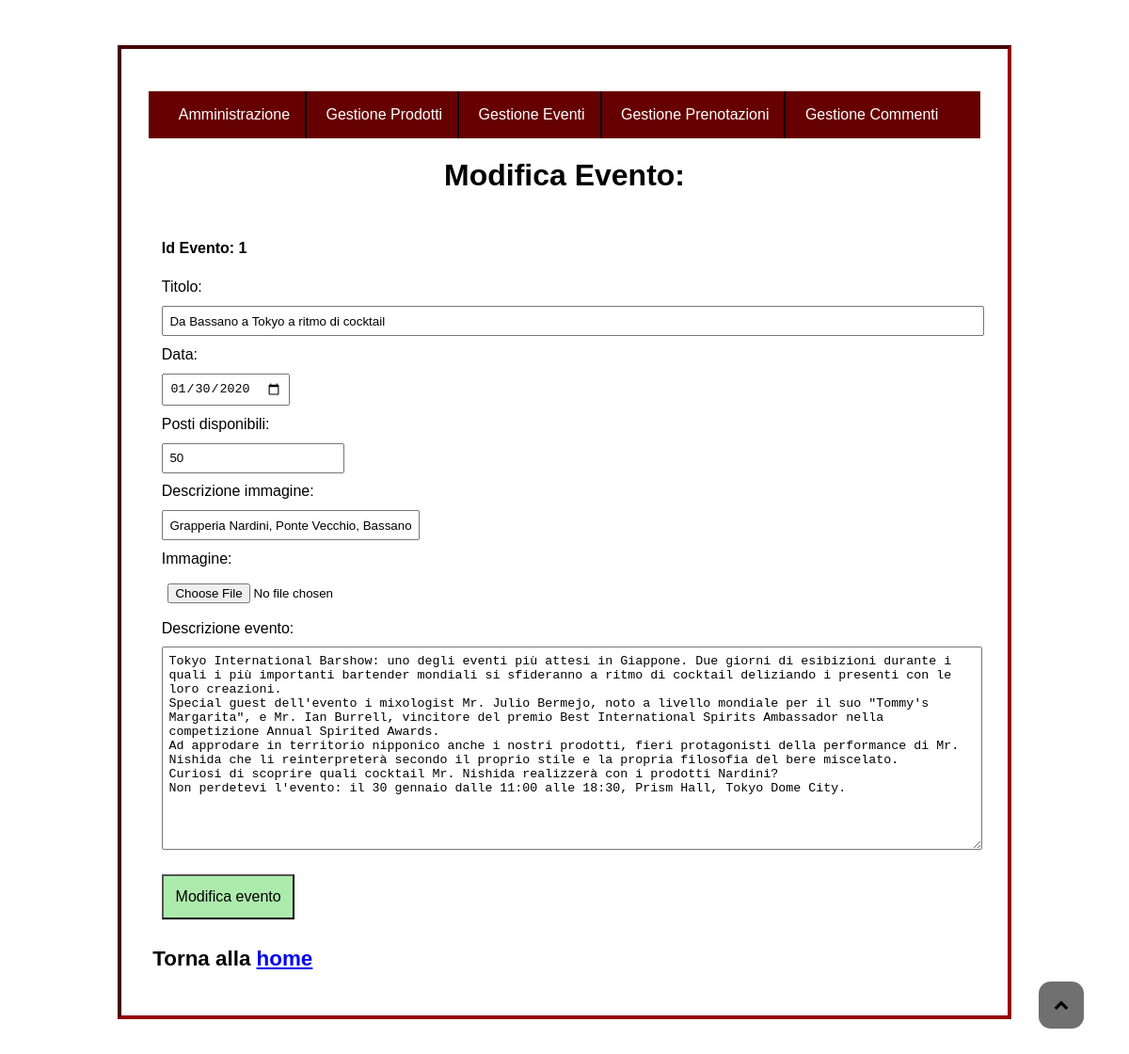
Screenshot of /Admin/form_amministrazione/modelevent.php?idevento=1 with the database file from the repository.
### tables this page shows
CREATE TABLE eventi (
	idevento INT(11) PRIMARY KEY NOT NULL auto_increment,
	evento VARCHAR(255) NOT NULL,	
	desc_evento VARCHAR(3000) NOT NULL,			
	dataZ DATE NOT NULL,							
	posti INT(4) NOT NULL,
	alt VARCHAR(200) DEFAULT NULL,
	imgeventi LONGBLOB DEFAULT NULL,						
	INDEX(dataz)										
);

### Admin/form_amministrazione/modelevent.php (the view, shortened to what this page needs)
<?php
if(isset($_POST['elimina'])){
    if(isset($_POST['check'])){
            foreach ($_POST['check'] as $id){
              $check=mysqli_query($conn, "SELECT * FROM eventi WHERE idevento='$id'") or die ("non esiste l'evento".mysqli_error());
              if(mysqli_num_rows($check)>0){
                $delete_prenotazioni=mysqli_query($conn, "DELETE prenotazioni FROM prenotazioni JOIN eventi ON(eventi.dataZ=prenotazioni.dataevento) WHERE prenotazioni.dataevento=eventi.dataZ");
                $delete=mysqli_query($conn, "DELETE FROM eventi WHERE idevento='$id'") or die ("non eliminato".mysqli_error());
                header('location: queryeliminaeventi.php');
            }
        }
    }
    header('location: queryeliminaeventi.php');
    exit();
}
else{
$id=$_GET['idevento'];
$catalogo=array();
$query=mysqli_query($conn, "SELECT * FROM eventi WHERE idevento='$id'");
	while($row=mysqli_fetch_assoc($query))
{
	$catalogo[]=$row;
}
$mod_event=file_get_contents("modificaevento.html");
foreach($catalogo as $catalogomultiplo)
{
	$mod_event=str_replace('$idevento$', $catalogomultiplo["idevento"], $mod_event);
	$mod_event=str_replace('$evento$', $catalogomultiplo["evento"], $mod_event);
	$mod_event=str_replace('$desc_evento$', $catalogomultiplo["desc_evento"], $mod_event);
	$mod_event=str_replace('$dataZ$', $catalogomultiplo["dataZ"], $mod_event);
	$mod_event=str_replace('$posti$', $catalogomultiplo["posti"], $mod_event);
	$mod_event=str_replace('$alt$', $catalogomultiplo["alt"], $mod_event);
	$mod_event=str_replace('$imgeventi$', $catalogomultiplo["imgeventi"], $mod_event);
}
echo $mod_event;
}
?>

### Admin/amministrazione.css (style rules this page uses)
html, body { max-width:950px; margin: auto; font-family: Georgia, Arial, sans-serif; font-size: 100%; background: url(../img/vignaamm3.jpg); background-repeat: no-repeat; background-attachment: fixed; background-size: cover; }
body { padding-top: 3em; padding-bottom: 3em; }
.btn_btn-success { background: #adebad; font-size:1em; margin-top: 1em; padding: 0.8em; text-decoration: none; color: black; cursor: pointer; }
#myBtn { position: fixed; bottom: 2.4em; right: 3em; z-index: 99; border: none; outline: none; padding: 1em; border-radius: 0.8em; background: #707070; }
#myBtn span { color: black; }
.fa-chevron-up:before { content:"\f077"; }
#adm-content, #corpoform { background: white; padding: 1.8em; border: inset 4px #990000; }
#adm-content h1, #corpoform h1 { text-align: center; }
#adm-content h2, #corpoform h2 { text-align: left; margin-left: 0.2em; font-size: 1.4em; }
#corpoform p { display: block; font-weight: bold; }
#input1, #tipo, #tipologia, #input2, #input3, #input4, #input5, #input6, #input8, #input9, #input10, #input11, #input12, #input13, #input14, #input15, #desc, #image { padding: 0.5em; display: block; margin-top: 0.8em; margin-bottom: 0.8em; }
#input11, #desc { width: 30%; }
#input12 { width: 100%; }
#input13 { width: 100%; height: 15em; }
.adm-form { border: none; }
.intestazione_commento h2, p { display: inline; line-height: 2; }
.header_amm { background: #660000; display: block; z-index: 100; margin: auto; width: 100%; }
#menu_amm li { list-style-type: none; display: inline-block; z-index: 6; padding: 1em; font-size: 1em; border-right: 2px solid black; }
#menu_amm a { text-align: center; }
#menu_amm>li>a { color:white; text-decoration: none; }
#menu_amm { padding-left: 1em; padding-right: 1em; }
#menu_amm>li:last-child { border-right: none; }

### Admin/stampa_amm.css (style rules this page uses)
html, body { max-width: 1000px; margin: auto; font-family: Georgia, Arial, sans-serif; font-size: 100%; background: none; }
body { padding-top: 1em; padding-bottom: 1em; }
.btn_btn-success { text-decoration: none; border: 2px groove black; background: none; }
#myBtn { display: none; }
#adm-content, #corpoform { background: white; padding: 0.6em; border: inset 4px black; }
#adm-content h1, #corpoform h1 { text-align: center; margin: 0.2em; font-size: 1.5em; }
#adm-content h2, #corpoform h2 { text-align: left; margin-left: 0.2em; font-size: 1.1em; }
#corpoform p { display: block; font-weight: bold; }
#input1, #tipo, #tipologia, #input2, #input3, #input4, #input5, #input6, #input8, #input9, #input10, #input11, #input12, #input13, #input14, #input15, #desc, #image { padding: 0.5em; display: block; margin-top: 0.8em; margin-bottom: 0.8em; }
#input5, #desc { width: 45%; }
#input12 { width: 100%; }
#input13 { width: 100%; height: 15em; }
.adm-form { border: none; }
.intestazione_commento h2, p { display: inline; line-height: 2; }
.header_amm, #hamburger, #menu_amm { display: none; }

### rows the page displays
eventi: evento "Da Bassano a Tokyo a ritmo di cocktail", dataZ "01/30/2020", posti "50", alt "Grapperia Nardini, Ponte Vecchio, Bassano", desc_evento "Tokyo International Barshow: uno degli eventi più attesi in Giappone. Due giorni di esibizioni durante i quali i più importanti bartender mondiali si sfideranno a ritmo di cocktail deliziando i presenti con le loro creazioni. Special guest dell'evento i mixologist Mr. Julio Bermejo, noto a livello mondiale per il suo \"Tommy's Margarita\", e Mr. Ian Burrell, vincitore del premio Best International Spirits Ambassador nella competizione Annual Spirited Awards. Ad approdare in territorio nipponico anche i nostri prodotti, fieri protagonisti della performance di Mr. Nishida che li reinterpreterà secondo il proprio stile e la propria filosofia del bere miscelato. Curiosi di scoprire quali cocktail…"
